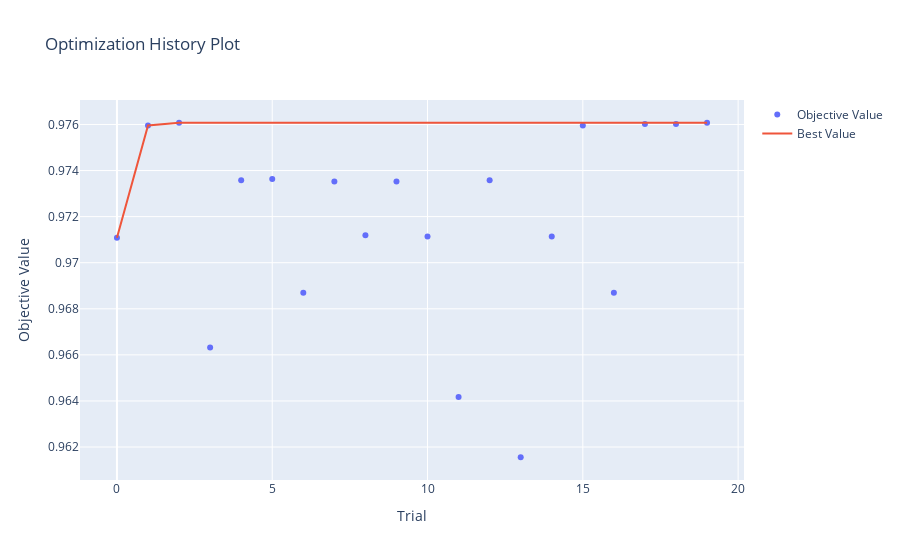
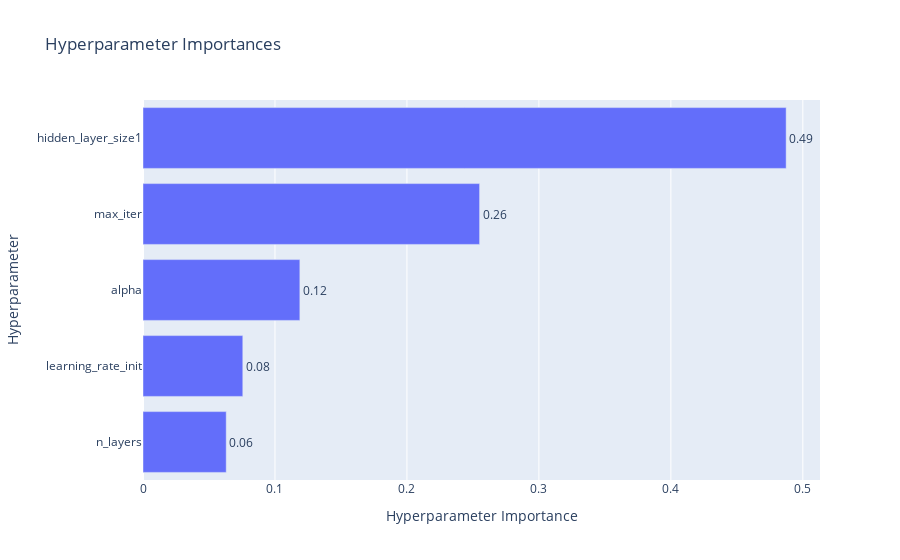

Write notebook code for charts like these, in order.
### Code cell
# Train the best model on the entire training set
best_params2 = best_trial2.params

# Adjust hidden_layer_sizes parameter
hidden_layer_sizes = tuple(best_params2[f'hidden_layer_size{i}'] for i in range(1, best_params2['n_layers'] + 1))

best_model2 = MLPClassifier(
    hidden_layer_sizes=hidden_layer_sizes,
    alpha=best_params2['alpha'],
    learning_rate_init=best_params2['learning_rate_init'],
    max_iter=best_params2['max_iter'],
    random_state=42
)

# Fit the best model on the training set
best_model2.fit(X_train_scaled, y_train)

# Predict and evaluate on the test set
y_pred = best_model2.predict(X_test_scaled)
accuracy = accuracy_score(y_test, y_pred)
f1 = f1_score(y_test, y_pred, pos_label=1)

print(f'Test Accuracy: {accuracy}')
print(f'Test F1-score: {f1}')

# Plot the optimization history
fig = optuna.visualization.plot_optimization_history(study2)
fig.show()

# Plot parameter importance
fig = optuna.visualization.plot_param_importances(study2)
fig.show()

### Figure 1 — Plotly figure (JSON) as saved in the notebook; plotly's stock layout.template omitted (floating-point values rounded to 4 significant figures)
{"data": [{"mode": "markers", "name": "Objective Value", "type": "scatter", "x": [0, 1, 2, 3, 4, 5, 6, 7, 8, 9, 10, 11, 12, 13, 14, 15, 16, 17, 18, 19], "y": [0.9711, 0.976, 0.9761, 0.9663, 0.9736, 0.9736, 0.9687, 0.9735, 0.9712, 0.9735, 0.9711, 0.9642, 0.9736, 0.9616, 0.9711, 0.976, 0.9687, 0.976, 0.976, 0.9761]}, {"mode": "lines", "name": "Best Value", "type": "scatter", "x": [0, 1, 2, 3, 4, 5, 6, 7, 8, 9, 10, 11, 12, 13, 14, 15, 16, 17, 18, 19], "y": [0.9711, 0.976, 0.9761, 0.9761, 0.9761, 0.9761, 0.9761, 0.9761, 0.9761, 0.9761, 0.9761, 0.9761, 0.9761, 0.9761, 0.9761, 0.9761, 0.9761, 0.9761, 0.9761, 0.9761]}, {"marker": {"color": "#cccccc"}, "mode": "markers", "name": "Infeasible Trial", "showlegend": false, "type": "scatter", "x": [], "y": []}], "layout": {"title": {"text": "Optimization History Plot"}, "xaxis": {"title": {"text": "Trial"}}, "yaxis": {"title": {"text": "Objective Value"}}}}

### Figure 2 — Plotly figure (JSON) as saved in the notebook; plotly's stock layout.template omitted (floating-point values rounded to 4 significant figures)
{"data": [{"cliponaxis": false, "hovertemplate": ["n_layers (IntDistribution): 0.0630681072812984<extra></extra>", "learning_rate_init (FloatDistribution): 0.07562796734917283<extra></extra>", "alpha (FloatDistribution): 0.11886568317576258<extra></extra>", "max_iter (IntDistribution): 0.25507216700473084<extra></extra>", "hidden_layer_size1 (IntDistribution): 0.4873660751890354<extra></extra>"], "name": "Objective Value", "orientation": "h", "text": ["0.06", "0.08", "0.12", "0.26", "0.49"], "textposition": "outside", "type": "bar", "x": [0.06307, 0.07563, 0.1189, 0.2551, 0.4874], "y": ["n_layers", "learning_rate_init", "alpha", "max_iter", "hidden_layer_size1"]}], "layout": {"title": {"text": "Hyperparameter Importances"}, "xaxis": {"title": {"text": "Hyperparameter Importance"}}, "yaxis": {"title": {"text": "Hyperparameter"}}}}
